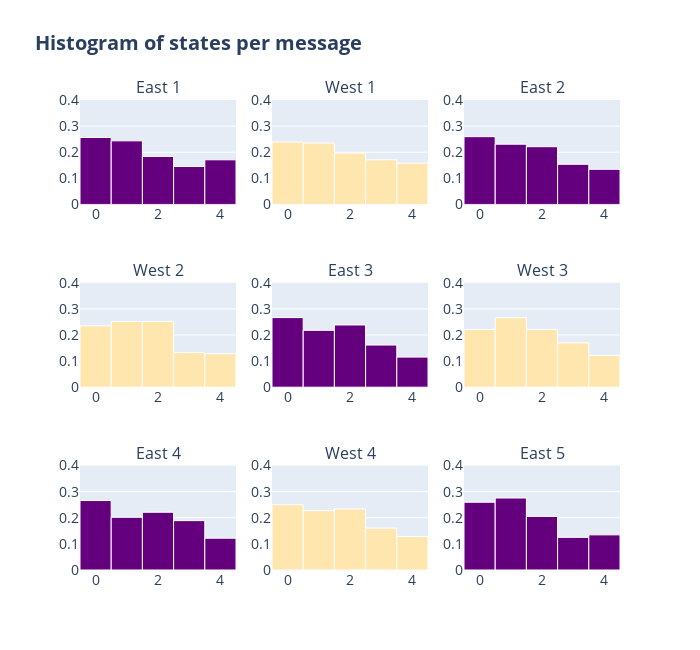

The notebook cell saved with this chart:
### Markdown cell above
# Attempt: messages are text

## Histogram of individual frequencies

### Code cell
from plotly.subplots import make_subplots
import plotly.graph_objects as go

fig = make_subplots(rows=3, cols=3, subplot_titles=[k for k in messages.keys()])
colors = ['#64007d', '#ffe5ae']

for i,key in enumerate(messages.keys()):
    fig.add_trace(
        go.Histogram(
            x=data[key],
            histnorm='probability',
            name=f'{key}',
            marker=dict(color=colors[0] if key.startswith('East') else colors[1]),
            xbins=go.histogram.XBins(start=-0.5, end=4.5)
        ),
        row=int(i/3)+1, col=int(i%3)+1
    )

for ax in fig['layout']:
    if ax[:5]=='xaxis':
        fig['layout'][ax]['range'] = [-0.5, 4.5]
    if ax[:5]=='yaxis':
        fig['layout'][ax]['range'] = [0, 0.4]

fig.update_traces(marker_line_width=1,marker_line_color='white')
fig.update_layout(
    height=650, 
    width=700, 
    legend_title='Location',
    title_text='<b>Histogram of states per message</b>',
    font=dict(size=14)
)

fig.update_layout(showlegend=False)
fig.show()

### Figure 1 — Plotly figure (JSON) as saved in the notebook; plotly's stock layout.template omitted (floating-point values rounded to 4 significant figures; data arrays with more than 128 entries replaced by an {"elided": "..."} marker saying what was removed)
{"data": [{"histnorm": "probability", "marker": {"color": "#64007d", "line": {"color": "white", "width": 1}}, "name": "East 1", "type": "histogram", "x": {"elided": "234 int values"}, "xaxis": "x", "xbins": {"end": 4.5, "start": -0.5}, "yaxis": "y"}, {"histnorm": "probability", "marker": {"color": "#ffe5ae", "line": {"color": "white", "width": 1}}, "name": "West 1", "type": "histogram", "x": {"elided": "234 int values"}, "xaxis": "x2", "xbins": {"end": 4.5, "start": -0.5}, "yaxis": "y2"}, {"histnorm": "probability", "marker": {"color": "#64007d", "line": {"color": "white", "width": 1}}, "name": "East 2", "type": "histogram", "x": {"elided": "312 int values"}, "xaxis": "x3", "xbins": {"end": 4.5, "start": -0.5}, "yaxis": "y3"}, {"histnorm": "probability", "marker": {"color": "#ffe5ae", "line": {"color": "white", "width": 1}}, "name": "West 2", "type": "histogram", "x": {"elided": "234 int values"}, "xaxis": "x4", "xbins": {"end": 4.5, "start": -0.5}, "yaxis": "y4"}, {"histnorm": "probability", "marker": {"color": "#64007d", "line": {"color": "white", "width": 1}}, "name": "East 3", "type": "histogram", "x": {"elided": "390 int values"}, "xaxis": "x5", "xbins": {"end": 4.5, "start": -0.5}, "yaxis": "y5"}, {"histnorm": "probability", "marker": {"color": "#ffe5ae", "line": {"color": "white", "width": 1}}, "name": "West 3", "type": "histogram", "x": {"elided": "312 int values"}, "xaxis": "x6", "xbins": {"end": 4.5, "start": -0.5}, "yaxis": "y6"}, {"histnorm": "probability", "marker": {"color": "#64007d", "line": {"color": "white", "width": 1}}, "name": "East 4", "type": "histogram", "x": {"elided": "312 int values"}, "xaxis": "x7", "xbins": {"end": 4.5, "start": -0.5}, "yaxis": "y7"}, {"histnorm": "probability", "marker": {"color": "#ffe5ae", "line": {"color": "white", "width": 1}}, "name": "West 4", "type": "histogram", "x": {"elided": "312 int values"}, "xaxis": "x8", "xbins": {"end": 4.5, "start": -0.5}, "yaxis": "y8"}, {"histnorm": "probability", "marker": {"color": "#64007d", "line": {"color": "white", "width": 1}}, "name": "East 5", "type": "histogram", "x": {"elided": "312 int values"}, "xaxis": "x9", "xbins": {"end": 4.5, "start": -0.5}, "yaxis": "y9"}], "layout": {"annotations": [{"font": {"size": 16}, "showarrow": false, "text": "East 1", "x": 0.1444, "xanchor": "center", "xref": "paper", "y": 1, "yanchor": "bottom", "yref": "paper"}, {"font": {"size": 16}, "showarrow": false, "text": "West 1", "x": 0.5, "xanchor": "center", "xref": "paper", "y": 1, "yanchor": "bottom", "yref": "paper"}, {"font": {"size": 16}, "showarrow": false, "text": "East 2", "x": 0.8556, "xanchor": "center", "xref": "paper", "y": 1, "yanchor": "bottom", "yref": "paper"}, {"font": {"size": 16}, "showarrow": false, "text": "West 2", "x": 0.1444, "xanchor": "center", "xref": "paper", "y": 0.6111, "yanchor": "bottom", "yref": "paper"}, {"font": {"size": 16}, "showarrow": false, "text": "East 3", "x": 0.5, "xanchor": "center", "xref": "paper", "y": 0.6111, "yanchor": "bottom", "yref": "paper"}, {"font": {"size": 16}, "showarrow": false, "text": "West 3", "x": 0.8556, "xanchor": "center", "xref": "paper", "y": 0.6111, "yanchor": "bottom", "yref": "paper"}, {"font": {"size": 16}, "showarrow": false, "text": "East 4", "x": 0.1444, "xanchor": "center", "xref": "paper", "y": 0.2222, "yanchor": "bottom", "yref": "paper"}, {"font": {"size": 16}, "showarrow": false, "text": "West 4", "x": 0.5, "xanchor": "center", "xref": "paper", "y": 0.2222, "yanchor": "bottom", "yref": "paper"}, {"font": {"size": 16}, "showarrow": false, "text": "East 5", "x": 0.8556, "xanchor": "center", "xref": "paper", "y": 0.2222, "yanchor": "bottom", "yref": "paper"}], "font": {"size": 14}, "height": 650, "legend": {"title": {"text": "Location"}}, "showlegend": false, "title": {"text": "<b>Histogram of states per message</b>"}, "width": 700, "xaxis": {"anchor": "y", "domain": [0, 0.2889], "range": [-0.5, 4.5]}, "xaxis2": {"anchor": "y2", "domain": [0.3556, 0.6444], "range": [-0.5, 4.5]}, "xaxis3": {"anchor": "y3", "domain": [0.7111, 1], "range": [-0.5, 4.5]}, "xaxis4": {"anchor": "y4", "domain": [0, 0.2889], "range": [-0.5, 4.5]}, "xaxis5": {"anchor": "y5", "domain": [0.3556, 0.6444], "range": [-0.5, 4.5]}, "xaxis6": {"anchor": "y6", "domain": [0.7111, 1], "range": [-0.5, 4.5]}, "xaxis7": {"anchor": "y7", "domain": [0, 0.2889], "range": [-0.5, 4.5]}, "xaxis8": {"anchor": "y8", "domain": [0.3556, 0.6444], "range": [-0.5, 4.5]}, "xaxis9": {"anchor": "y9", "domain": [0.7111, 1], "range": [-0.5, 4.5]}, "yaxis": {"anchor": "x", "domain": [0.7778, 1], "range": [0, 0.4]}, "yaxis2": {"anchor": "x2", "domain": [0.7778, 1], "range": [0, 0.4]}, "yaxis3": {"anchor": "x3", "domain": [0.7778, 1], "range": [0, 0.4]}, "yaxis4": {"anchor": "x4", "domain": [0.3889, 0.6111], "range": [0, 0.4]}, "yaxis5": {"anchor": "x5", "domain": [0.3889, 0.6111], "range": [0, 0.4]}, "yaxis6": {"anchor": "x6", "domain": [0.3889, 0.6111], "range": [0, 0.4]}, "yaxis7": {"anchor": "x7", "domain": [0, 0.2222], "range": [0, 0.4]}, "yaxis8": {"anchor": "x8", "domain": [0, 0.2222], "range": [0, 0.4]}, "yaxis9": {"anchor": "x9", "domain": [0, 0.2222], "range": [0, 0.4]}}}
